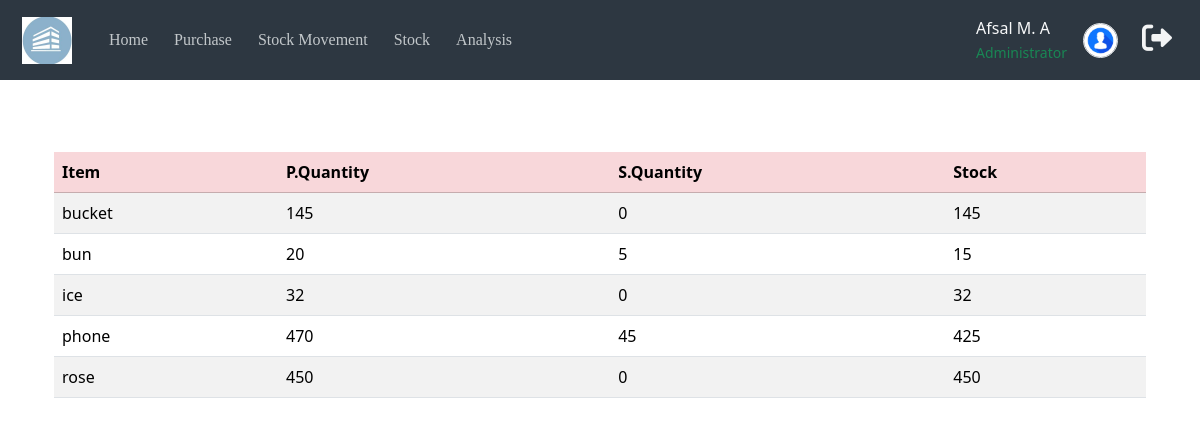
Page /admin_stock/8/ (signed in) on the committed database.
### stockmanage/models.py (models this page shows, shortened)
class P_S_Info(models.Model):
    ENTRY_CHOICES = [
        ('purchase', 'Purchase'),
        ('stock_Movement', 'Stock Movement'),
    ]
    SorP = models.CharField(
        max_length=50,  # Adjust the max length based on your needs
        choices=ENTRY_CHOICES,  # Set the choices option to restrict the field to these options
    )
    date=models.DateField()
    mr_mh_no=models.CharField(max_length=30)
    item=models.CharField(max_length=30)
    unit_of_measure=models.CharField(max_length=30)
    quantity=models.IntegerField()
    supplier_name=models.CharField(max_length=30)
    project_no=models.CharField(max_length=30)
    invoice_no=models.CharField(max_length=30)
    created_by = models.ForeignKey(settings.AUTH_USER_MODEL, null=True, blank=True, on_delete=models.SET_NULL)

### stockmanage/views.py (the view)
# urls.py: path('admin_stock/<str:user_id>/', views.admin_stock, name='stock_admin'),
@login_required(login_url="sign_in")
@cache_control(no_cache=True, must_revalidate=True, no_store=True)
def admin_stock(request, user_id):
    if (user_id =='all'):
         purchase_quantities = P_S_Info.objects.filter(SorP='purchase').values('item').annotate(total=Sum('quantity'))
         stock_quantities = P_S_Info.objects.filter(SorP='stock_Movement').values('item').annotate(total=Sum('quantity'))
    else:
        user = User.objects.get(id=user_id)
        purchase_quantities = P_S_Info.objects.filter(SorP='purchase',created_by=user).values('item').annotate(total=Sum('quantity'))
        stock_quantities = P_S_Info.objects.filter(SorP='stock_Movement',created_by=user).values('item').annotate(total=Sum('quantity'))
    stock_summary = {}
    for purchase in purchase_quantities:
        stock_summary[purchase['item']] = {
            'P_quantity': purchase['total'],
            'S_quantity': 0  # Initialize S_quantity to 0
        }
    for stock in stock_quantities:
        if stock['item'] in stock_summary:
            stock_summary[stock['item']]['S_quantity'] = stock['total']
        else:
            stock_summary[stock['item']] = {
                'P_quantity': 0,  # Initialize P_quantity to 0 if item not in purchase
                'S_quantity': stock['total']
            }
    for item, quantities in stock_summary.items():
        quantities['stock_quantity'] = quantities['P_quantity'] - quantities['S_quantity']
    return render(request,'admin_temp/admin_stock.html', {'stocks': stock_summary.items()})

### stockmanage/context_processors.py (called while the page is built)
def user_id_context(request):
    user_id = request.session.get('selected_user_id', request.user.id)  # Default to current user if none selected
    return {'user_id': user_id}

### templates/admin_temp/admin_stock.html (shortened to what this page needs)
<!DOCTYPE html>
<html lang="en">
<head>
    <link href="https://cdn.jsdelivr.net/npm/bootstrap@5.3.0-alpha1/dist/css/bootstrap.min.css" rel="stylesheet">
</head>
<body>
   {% extends 'admin_temp/admin_navbar.html' %}
   {% block inventory %}
      <br>
      <div class="container my-4">
          <div class="table-responsive">
              <table class="table table-striped">
                  <thead>
                      <tr class="table-danger">
                          <th>Item</th>
                          <th>P.Quantity</th>
                          <th>S.Quantity</th>
                          <th>Stock</th>
                      </tr>
                  </thead>
                  <tbody>
                      {% for item, quantities in stocks %}
                      <tr>
                          <td>{{ item }}</td>
                          <td>{{ quantities.P_quantity }}</td>
                          <td>{{ quantities.S_quantity }}</td>
                          <td>{{ quantities.stock_quantity }}</td>
                      </tr>
                      {% empty %}
                      <tr>
                          <td colspan="4" class="text-center">No stock items available.</td>
                      </tr>
                      {% endfor %}
                  </tbody>
              </table>
          </div>
      </div>
   {% endblock %}

### rows in the picture
P_S_Info: item "bucket", P_quantity "145", S_quantity "0", stock_quantity "145"
P_S_Info: item "rose", P_quantity "450", S_quantity "0", stock_quantity "450"

### other values in the picture
{{ item }} "bun" "ice" "phone"
{{ quantities.P_quantity }} "20" "32" "470"
{{ quantities.S_quantity }} "5" "0" "45"
{{ quantities.stock_quantity }} "15" "32" "425"
